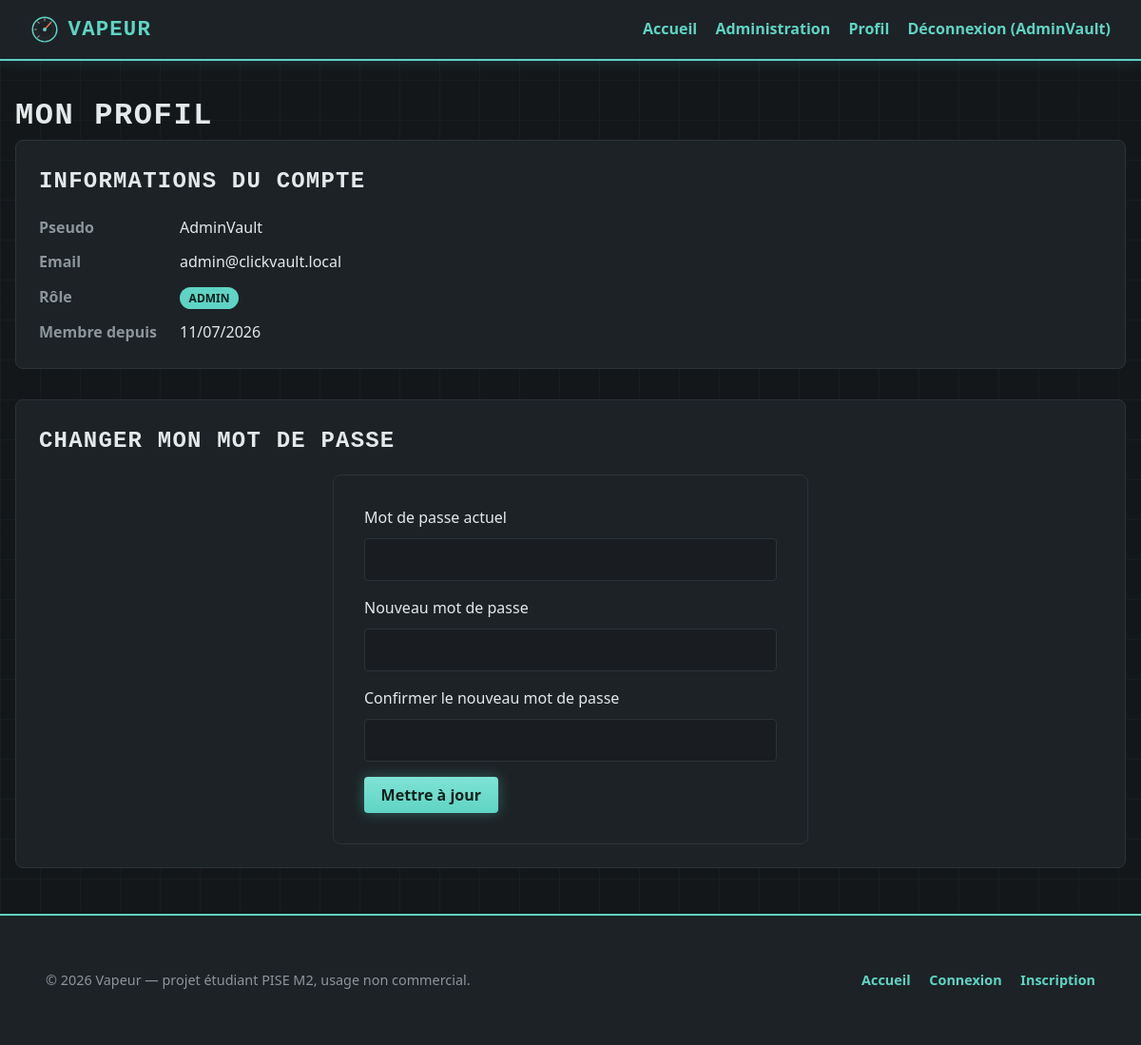
/profil.php (signed in), run on an earlier commit of the app's database.
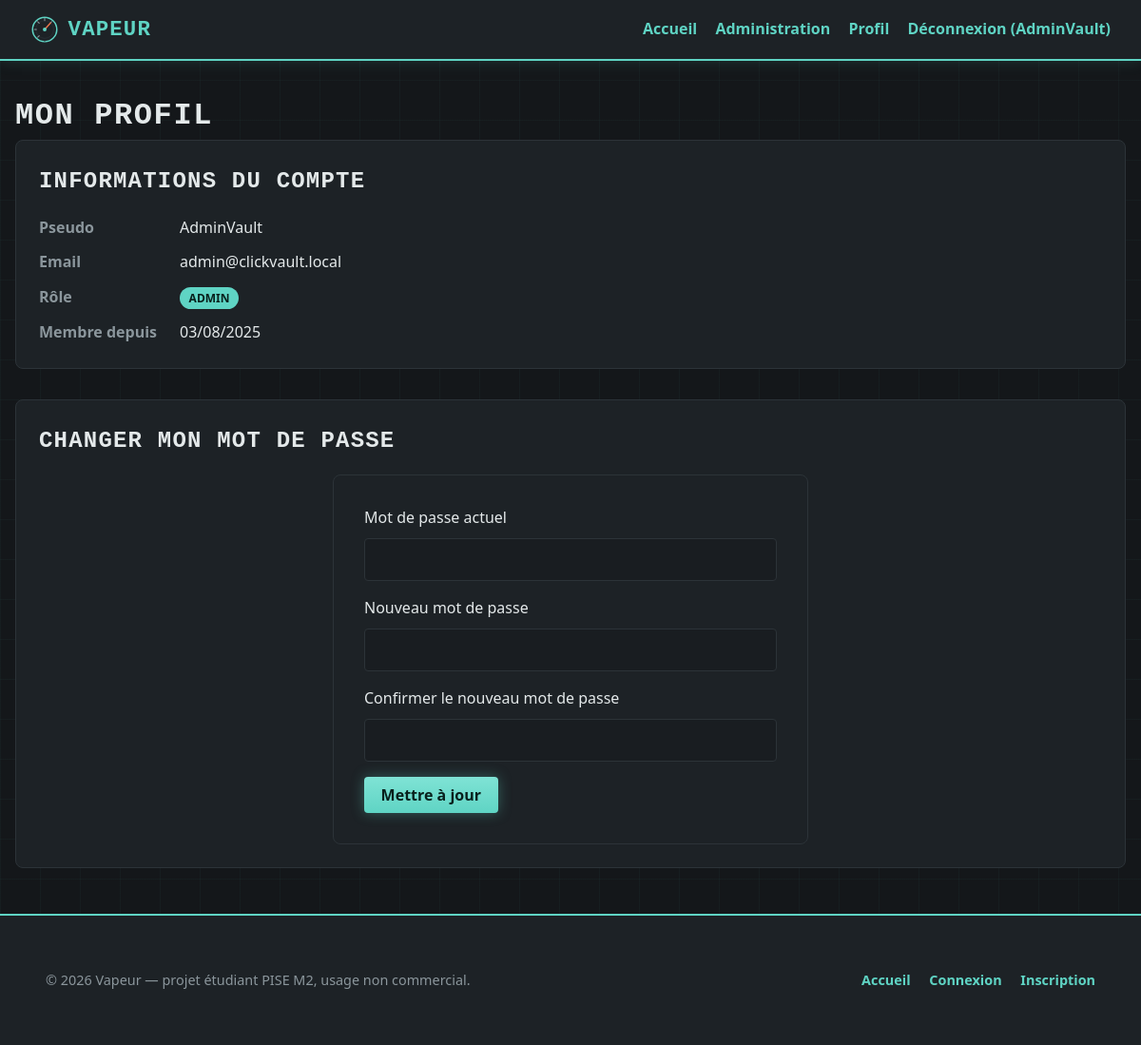
And on a later commit of the database.
### tables this page shows
CREATE TABLE `users` (
  `id_user` int(11) NOT NULL,
  `username` varchar(50) NOT NULL,
  `email` varchar(150) NOT NULL,
  `password` varchar(255) NOT NULL,
  `role` enum('user','admin') NOT NULL DEFAULT 'user',
  `created_at` datetime NOT NULL DEFAULT CURRENT_TIMESTAMP
);

### fonction/fonctions.php (called while the page is built, shortened)
<?php
function trouverUtilisateur(PDO $pdo, string $pseudo)
{
    $requete = $pdo->prepare('SELECT * FROM users WHERE username = :pseudo');
    $requete->execute(array('pseudo' => $pseudo));
    return $requete->fetch();
}

### profil.php (the view, shortened to what this page needs)
<?php
require_once 'parametrage/param.php';
require_once 'fonction/fonctions.php';
$utilisateur = trouverUtilisateur($pdo, $_SESSION['username']);
include 'header.php';
?>
<h1>Mon profil</h1>
<section class="profile-section">
    <h2>Informations du compte</h2>
    <dl class="profile-info">
        <dt>Pseudo</dt>
        <dd><?= htmlspecialchars($utilisateur['username']) ?></dd>
        <dt>Email</dt>
        <dd><?= htmlspecialchars($utilisateur['email']) ?></dd>
        <dt>Rôle</dt>
        <dd><span class="badge badge-<?= htmlspecialchars($utilisateur['role']) ?>"><?= htmlspecialchars($utilisateur['role']) ?></span></dd>
        <dt>Membre depuis</dt>
        <dd><?= date('d/m/Y', strtotime($utilisateur['created_at'])) ?></dd>
    </dl>
</section>
<section class="profile-section">
    <h2>Changer mon mot de passe</h2>
    <form method="POST" action="profil.php">
        <div class="form-group">
            <label for="motDePasseActuel">Mot de passe actuel</label>
            <input type="password" id="motDePasseActuel" name="motDePasseActuel" required>
        </div>
        <div class="form-group">
            <label for="nouveauMotDePasse">Nouveau mot de passe</label>
            <input type="password" id="nouveauMotDePasse" name="nouveauMotDePasse" minlength="8" required>
        </div>
        <div class="form-group">
            <label for="confirmationNouveauMotDePasse">Confirmer le nouveau mot de passe</label>
            <input type="password" id="confirmationNouveauMotDePasse" name="confirmationNouveauMotDePasse" minlength="8" required>
        </div>
        <button type="submit" class="btn">Mettre à jour</button>
    </form>
</section>
<?php include 'footer.php'; ?>

What changed in the data, as far as the page shows it:
changed users "AdminVault": created_at "11/07/2026" → "03/08/2025"
